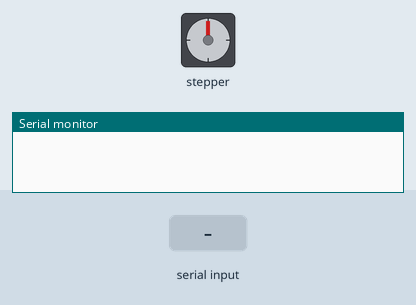
Recording of a sketch running on a simulated Arduino Uno, built with avr-gcc and run on an emulated ATmega328P. Shown: stepper motor, the last lines printed to the serial monitor. The test bench sets the inputs (shaded band). Stepper angles assume 2048 steps per turn.

Above: at 1.2 s.
1.3 s: "90,45\n" received over Serial
At 3.18 s:
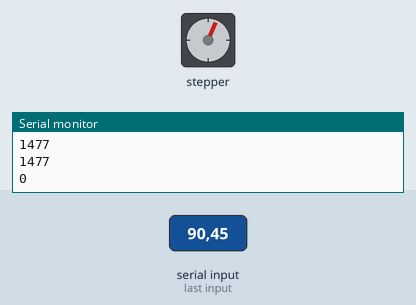
At 15.9 s:
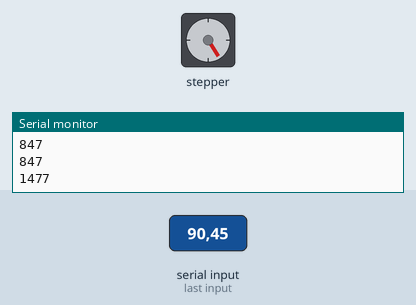
Timing chart, 0 to 16.3 s (numbered marks = the images above; inputs shaded):
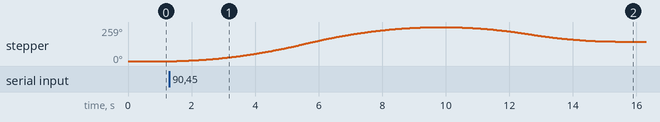

The sketch:

target_test.ino
```cpp
// Include the AccelStepper Library
#include <AccelStepper.h>

// Define Constants
int targetPositionPSI;
int stepperPosition;

int readValue;
float currentVoltage = 0;

int gaugeZero = 217;

int upStepps = -14;
int downStepps = 7;

// Define step constants
#define FULLSTEP 4
#define HALFSTEP 8

// Define Motor Pins (2 Motors used)

#define motorPin1  8     // Blue   - 28BYJ48 pin 1
#define motorPin2  9     // Pink   - 28BYJ48 pin 2
#define motorPin3  10    // Yellow - 28BYJ48 pin 3
#define motorPin4  11    // Orange - 28BYJ48 pin 4


// Define two motor objects
// The sequence 1-3-2-4 is required for proper sequencing of 28BYJ48
AccelStepper stepper1(FULLSTEP, motorPin1, motorPin3, motorPin2, motorPin4);


void setup()
{
  Serial.begin(9600);
  // 1 revolution Motor 1 CW
  stepper1.setMaxSpeed(1000.0);
  stepper1.setAcceleration(80.0);
  stepper1.setSpeed(200);


}


void loop()
{
  //targetPosition = Serial.read();
  //Change direction at the limits
  stepper1.run();
  if (stepper1.currentPosition() == targetPositionPSI){
      while(Serial.available() == 0){
        //hangtime!
      }
    targetPositionPSI = Serial.parseInt();
    if(targetPositionPSI >= 0){
      targetPositionPSI = abs(targetPositionPSI);
      Serial.println("Doing this");
      targetPositionPSI = targetPositionPSI * upStepps;

      targetPositionPSI = abs(targetPositionPSI) + gaugeZero;
      Serial.println(targetPositionPSI);
    }
    if(targetPositionPSI < 0){
      targetPositionPSI = abs(targetPositionPSI);
      targetPositionPSI = targetPositionPSI * downStepps;
      targetPositionPSI = gaugeZero - targetPositionPSI ;
    }
    //217
    Serial.println(targetPositionPSI);
    stepper1.moveTo(targetPositionPSI);//stops completely at 0 fix later
    Serial.println(stepper1.currentPosition());

  }


}
```

Measured:
- after the input at 1.3 s, stepper: turns 259° clockwise in 8.1 s, then 111° counter-clockwise in 5.2 s
